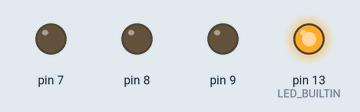
The sketch below on a simulated Arduino Uno, built with avr-gcc and run on an emulated ATmega328P. On the bench: output pins drawn as LEDs (lit = HIGH). At 0.0 s the program stops and its outputs stay as they are.

Above: at 0.1 s.
Timing chart, 0 to 1.5 s (numbered marks = the images above):
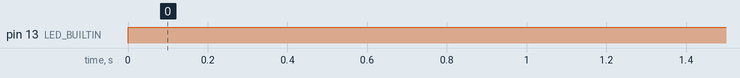

The sketch:

main.ino
```cpp
#include <avr/interrupt.h>
#include <util/atomic.h>

#define FIBER_STACK_SIZE	64
#include "fiber.h"


#define F_CLOCK		128

static struct fiber *_delay[5] = {NULL, NULL, NULL, NULL, NULL};
#define SLOTS 5


inline void led_switch(uint8_t no) {
	if (digitalRead(no))
		digitalWrite(no, LOW);
	else
		digitalWrite(no, HIGH);
}

void
fiber_delay(uint8_t clocks)
{
	while(clocks--) {
		ATOMIC_BLOCK(ATOMIC_RESTORESTATE) {
			for (uint8_t i = 0; i < SLOTS; i++) {
				if (!_delay[i]) {
					_delay[i] = fiber_current();
					break;
				}
			}
		}
		led_switch(LED_BUILTIN);
		fiber_schedule();
	}
}

static void
led_X(void *data)
{
	uint8_t led = ((uint16_t)data) >> 8;
	uint8_t period = ((uint16_t)data) & 0xFF;
	pinMode(led, OUTPUT);
	while (1){
		fiber_delay(period);
		led_switch(led);
	}
}


void
setup() {
	pinMode(LED_BUILTIN, OUTPUT);

	OCR2A = F_CPU / 1024 /  F_CLOCK;
	TCCR2A = (1 << WGM21) | (0 << WGM20);			// CTC to OCR2A
	TCCR2B = (1 << CS22) | (1 << CS21) | (1 << CS20);	// 1024
	TIMSK2 = (1 << OCIE2A);
	sei();

	fibers_init();
	FIBER(led_X, (void *)((9 << 8) | 31));
	FIBER(led_X, (void *)((7 << 8) | 32));
	FIBER(led_X, (void *)((8 << 8) | 33));
}

SIGNAL(TIMER2_COMPA_vect) {
	TCNT2 = 0;
	for (uint8_t i = 0; i < SLOTS; i++) {
		fiber_wakeup(_delay[i]);
		_delay[i] = NULL;
	}
}

void
loop() {
	//fiber_schedule();
	fiber_cancel(fiber_current());
	//fiber_cede();
}
```

fiber.c
```cpp
#include <fiber.h>
#include <stdint.h>
#include <avr/io.h>
#include <util/atomic.h>
#include <string.h>
#include "list.h"

enum fiber_state {
	READY		= 'r',
	STARTING	= 'R',
	WAKEUP		= 'W',

	SCHEDULED	= 's',
	DEAD		= 'd',
	CANCELLED	= 'c'
};

typedef uint16_t		code_t;
struct fiber {
	struct list_head	list;		// member

	fiber_cb		cb;		// fiber function
	code_t			sp;		// stack pointer

	void			*data;
	enum fiber_state	state;
};

static struct fiber *current;
static LIST_HEAD(ready);
static LIST_HEAD(sch);
static LIST_HEAD(dead);

static void _fiber_run(void);
static struct fiber * _fiber_fetch_next_ready(void);
void _fiber_switch(struct fiber *next, struct list_head *list);
static void _fiber_schedule(enum fiber_state new_state, struct list_head *list);


struct fiber *
fiber_create(fiber_cb cb, void *stack, size_t stack_size, void *data)
{
	struct fiber *c = (struct fiber *)stack;
	c->state = STARTING;
	c->cb = cb;
	c->sp = (code_t)(((uint8_t *)stack) + stack_size - 1);
	c->data = data;
	ATOMIC_BLOCK(ATOMIC_RESTORESTATE) {
		list_add_tail(&c->list, &ready);
	}
	return c;
}

// return current fiber
struct fiber *
fiber_current(void)
{
	return current;
}

void
fiber_cede(void)
{
	if (!current)		// not init yet
		return;

	struct fiber *next;
	if (!(next = _fiber_fetch_next_ready()))
		return;

	return _fiber_switch(next, &ready);
}

void
fiber_schedule(void)
{
	if (current->state == WAKEUP) {
		current->state = READY;
		return;
	}

	return _fiber_schedule(SCHEDULED, &sch);
}

void
fiber_wakeup(struct fiber *f)
{
	if (!f)
		return;
	if (f->state != SCHEDULED) {
		if (f == current && f->state == READY) {
			f->state = WAKEUP;
			return;
		}
		return;
	}

	ATOMIC_BLOCK(ATOMIC_RESTORESTATE) {
		list_del_init(&f->list);
		list_add_tail(&f->list, &ready);
		f->state = READY;
	}
}

void
fibers_init(void)
{
	static struct fiber _main;
	if (current)			// already init done
		return;
	ATOMIC_BLOCK(ATOMIC_RESTORESTATE) {
		memset(&_main, 0, sizeof(_main));
		_main.state = READY;
		list_add_tail(&_main.list, &ready);
		current = &_main;
	}
}

void
fiber_cancel(struct fiber *f)
{
	if (!f)
		return;
	switch(f->state) {
		case DEAD:
		case CANCELLED:
			return;
		case READY:
		case WAKEUP:
			break;
		case SCHEDULED:
		case STARTING:
			goto DROP;
	}
	if (f == current) {
		return _fiber_schedule(CANCELLED, &dead);
	}

	DROP:
		ATOMIC_BLOCK(ATOMIC_RESTORESTATE) {
			f->state = CANCELLED;
			list_del_init(&f->list);
			list_add_tail(&f->list, &dead);
		}
}

unsigned char
fiber_status(const struct fiber *f)
{
	if (!f)
		return 'U';
	switch(f->state) {
		case READY:
		case STARTING:
		case WAKEUP:
			return READY;
		default:
			return f->state;
	}
}

/********** private functions ************************************/

static void
_fiber_run(void)
{
	for(;;) {
		current->state = READY;
		current->cb(current->data);
		current->state = DEAD;
		_fiber_schedule(DEAD, &dead);
		// someone woke up zombie
	}
}

void
_fiber_switch(struct fiber *next, struct list_head *list)
{
	struct fiber *prev;
	prev = current;

	static uint8_t real_sreg;

	ATOMIC_BLOCK(ATOMIC_RESTORESTATE) {
		list_del_init(&prev->list);
		if (list)
			list_add_tail(&prev->list, list);
		current = next;

		// hack!: we hope ATOMIC_RESTORESTATE is unchanged
		// in the future
		real_sreg	= sreg_save;

		/* switch stack! */
		prev->sp = SP;
		SP = next->sp;

		if (current->state == STARTING) {
			SREG = real_sreg;
			// don't return here
			_fiber_run();
		}
	}

	// stack was switched, so SREG could be changed
	// TODO: review
	SREG = real_sreg;
	current->state = READY;
}

static void
_fiber_schedule(enum fiber_state new_state, struct list_head *list)
{
	if (!current)
		return;

	current->state = new_state;
	struct fiber *next;

	// Deadlock: there is no fiber ready
	// wait until next fiber is present
	// or current is ready
	for (;;) {
		next = _fiber_fetch_next_ready();

		if (current->state == READY && new_state == SCHEDULED) {
				return;
		}
		if (next) {
			return _fiber_switch(next, list);
		}

	}
}

static struct fiber *
_fiber_fetch_next_ready(void)
{
	struct list_head *pos;
	ATOMIC_BLOCK(ATOMIC_RESTORESTATE) {
		list_for_each(pos, &ready) {
			if (pos == &current->list)
				continue;
			return list_entry(pos, struct fiber, list);
		}
	}
	return NULL;
}
```

fiber.h
```cpp
#ifndef FIBER_H
#define FIBER_H
#include <stddef.h>
#include <stdint.h>

#ifdef __cplusplus
extern "C" {
#endif

/**
 * struct fiber
 * - a structure contains fiber private data.
 */
struct fiber;

/**
 * typedef fiber_cb
 * fiber startup function
 */
typedef void (*fiber_cb)(void *);

/**
 * fibers_init() - init fiber system
 *
 * Note: can be call once by session. Main process will
 * be registered as current fiber. The fiber can be cancelled
 * if the other fibers are present.
 */
void fibers_init(void);

/**
 * fiber_create() - create new fiber
 * @cb - fiber startup function
 * @stack - stack for created fiber
 * @stack_size - stack size
 * @data - data that will passed to fiber startup function
 *
 * Note: the function will allocate struct fiber (in the stack)
 * and use the stack while doing switch to the fiber.
 *
 * New fiber creates with 'R' status. One of the following fiber_cede
 * or fiber_schedule calls will switch to the fiber.
 */
struct fiber *
fiber_create(fiber_cb cb, void *stack, size_t stack_size, void *data);

/**
 * fiber_current - get current fiber handler
 */
struct fiber * fiber_current(void);

/** fiber_status - get fiber status
 *
 * - 'r' - normal processing fiber
 * - 's' - scheduled fiber (use fiber_wakeup to make the fiber ready)
 * - 'd' - dead fiber (callback was done)
 * - 'c' - cancelled by fiber_cancel
 */
unsigned char fiber_status(const struct fiber *f);

/** fiber_cede - switch to the other processing fiber
 *
 * return immediately if there is no one other processing fibers
 */
void fiber_cede(void);

/** fiber_cancel - cancel processing fiber
 *
 * Note: the function can use to cancel current fiber.
 */
void fiber_cancel(struct fiber *fiber);

/** fiber_schedule - switch to the other ready fiber,
 * marks current fiber as scheduled.
 *
 */
void fiber_schedule(void);

/** fiber_wakeup - wakeup scheduled fiber
 *
 * Note: the function can be call inside interrupt handler.
 */
void fiber_wakeup(struct fiber *w);


#define FIBER_CREATE(__cb, __stack_size, __data)			\
	do {								\
		static unsigned char stack[__stack_size];		\
		fiber_create(__cb, stack, __stack_size, __data);	\
	} while(0);

#ifdef FIBER_STACK_SIZE
#define FIBER(__cb, __data)						\
	FIBER_CREATE(__cb, FIBER_STACK_SIZE, __data)

#endif	/* defined FIBER_STACK_SIZE */


#ifdef __cplusplus
};	/* extern "C" */
#endif

#endif /* FIBER_H */
```

list.h
```cpp
#ifndef __LIST_H
#define __LIST_H
#include <stdint.h>

/* This file is from Linux Kernel (include/linux/list.h)
 * and modified by simply removing hardware prefetching of list items.
 * Here by copyright, credits attributed to wherever they belong.
 * Kulesh Shanmugasundaram (kulesh [squiggly] isis.poly.edu)
 */

/*
 * Simple doubly linked list implementation.
 *
 * Some of the internal functions ("__xxx") are useful when
 * manipulating whole lists rather than single entries, as
 * sometimes we already know the next/prev entries and we can
 * generate better code by using them directly rather than
 * using the generic single-entry routines.
 */

struct list_head {
	struct list_head *next, *prev;
};

#define LIST_HEAD_INIT(name) { &(name), &(name) }

#define LIST_HEAD(name) \
	struct list_head name = LIST_HEAD_INIT(name)

#define INIT_LIST_HEAD(ptr) do { \
	(ptr)->next = (ptr); (ptr)->prev = (ptr); \
} while (0)

/*
 * Insert a newl entry between two known consecutive entries.
 *
 * This is only for internal list manipulation where we know
 * the prev/next entries already!
 */
static inline void __list_add(struct list_head *newl,
			      struct list_head *prev,
			      struct list_head *next)
{
	next->prev = newl;
	newl->next = next;
	newl->prev = prev;
	prev->next = newl;
}

/**
 * list_add - add a newl entry
 * @newl: newl entry to be added
 * @head: list head to add it after
 *
 * Insert a newl entry after the specified head.
 * This is good for implementing stacks.
 */
static inline void list_add(struct list_head *newl, struct list_head *head)
{
	__list_add(newl, head, head->next);
}

/**
 * list_add_tail - add a newl entry
 * @newl: newl entry to be added
 * @head: list head to add it before
 *
 * Insert a newl entry before the specified head.
 * This is useful for implementing queues.
 */
static inline void list_add_tail(struct list_head *newl, struct list_head *head)
{
	__list_add(newl, head->prev, head);
}

/*
 * Delete a list entry by making the prev/next entries
 * point to each other.
 *
 * This is only for internal list manipulation where we know
 * the prev/next entries already!
 */
static inline void __list_del(struct list_head *prev, struct list_head *next)
{
	next->prev = prev;
	prev->next = next;
}

/**
 * list_del - deletes entry from list.
 * @entry: the element to delete from the list.
 * Note: list_empty on entry does not return true after this, the entry is in an undefined state.
 */
static inline void list_del(struct list_head *entry)
{
	__list_del(entry->prev, entry->next);
	entry->next = (struct list_head *) 0;
	entry->prev = (struct list_head *) 0;
}

/**
 * list_del_init - deletes entry from list and reinitialize it.
 * @entry: the element to delete from the list.
 */
static inline void list_del_init(struct list_head *entry)
{
	__list_del(entry->prev, entry->next);
	INIT_LIST_HEAD(entry);
}

/**
 * list_move - delete from one list and add as another's head
 * @list: the entry to move
 * @head: the head that will precede our entry
 */
static inline void list_move(struct list_head *list, struct list_head *head)
{
        __list_del(list->prev, list->next);
        list_add(list, head);
}

/**
 * list_move_tail - delete from one list and add as another's tail
 * @list: the entry to move
 * @head: the head that will follow our entry
 */
static inline void list_move_tail(struct list_head *list,
				  struct list_head *head)
{
        __list_del(list->prev, list->next);
        list_add_tail(list, head);
}

/**
 * list_empty - tests whether a list is empty
 * @head: the list to test.
 */
static inline int list_empty(struct list_head *head)
{
	return head->next == head;
}

static inline void __list_splice(struct list_head *list,
				 struct list_head *head)
{
	struct list_head *first = list->next;
	struct list_head *last = list->prev;
	struct list_head *at = head->next;

	first->prev = head;
	head->next = first;

	last->next = at;
	at->prev = last;
}

/**
 * list_splice - join two lists
 * @list: the newl list to add.
 * @head: the place to add it in the first list.
 */
static inline void list_splice(struct list_head *list, struct list_head *head)
{
	if (!list_empty(list))
		__list_splice(list, head);
}

/**
 * list_splice_init - join two lists and reinitialise the emptied list.
 * @list: the newl list to add.
 * @head: the place to add it in the first list.
 *
 * The list at @list is reinitialised
 */
static inline void list_splice_init(struct list_head *list,
				    struct list_head *head)
{
	if (!list_empty(list)) {
		__list_splice(list, head);
		INIT_LIST_HEAD(list);
	}
}

/**
 * list_entry - get the struct for this entry
 * @ptr:	the &struct list_head pointer.
 * @type:	the type of the struct this is embedded in.
 * @member:	the name of the list_struct within the struct.
 */
#define list_entry(ptr, type, member) \
	((type *)((char *)(ptr)-(uint16_t)(&((type *)0)->member)))

/**
 * list_for_each	-	iterate over a list
 * @pos:	the &struct list_head to use as a loop counter.
 * @head:	the head for your list.
 */
#define list_for_each(pos, head) \
	for (pos = (head)->next; pos != (head); \
        	pos = pos->next)
/**
 * list_for_each_prev	-	iterate over a list backwards
 * @pos:	the &struct list_head to use as a loop counter.
 * @head:	the head for your list.
 */
#define list_for_each_prev(pos, head) \
	for (pos = (head)->prev; pos != (head); \
        	pos = pos->prev)

/**
 * list_for_each_safe	-	iterate over a list safe against removal of list entry
 * @pos:	the &struct list_head to use as a loop counter.
 * @n:		another &struct list_head to use as temporary storage
 * @head:	the head for your list.
 */
#define list_for_each_safe(pos, n, head) \
	for (pos = (head)->next, n = pos->next; pos != (head); \
		pos = n, n = pos->next)

/**
 * list_for_each_entry	-	iterate over list of given type
 * @pos:	the type * to use as a loop counter.
 * @head:	the head for your list.
 * @member:	the name of the list_struct within the struct.
 */
#define list_for_each_entry(pos, head, member)				\
	for (pos = list_entry((head)->next, typeof(*pos), member);	\
	     &pos->member != (head); 					\
	     pos = list_entry(pos->member.next, typeof(*pos), member))

/**
 * list_for_each_entry_safe - iterate over list of given type safe against removal of list entry
 * @pos:	the type * to use as a loop counter.
 * @n:		another type * to use as temporary storage
 * @head:	the head for your list.
 * @member:	the name of the list_struct within the struct.
 */
#define list_for_each_entry_safe(pos, n, head, member)			\
	for (pos = list_entry((head)->next, typeof(*pos), member),	\
		n = list_entry(pos->member.next, typeof(*pos), member);	\
	     &pos->member != (head); 					\
	     pos = n, n = list_entry(n->member.next, typeof(*n), member))


#endif
```

Measured:
- by itself, pin 13 (LED_BUILTIN): LOW → HIGH at 0.00 s
